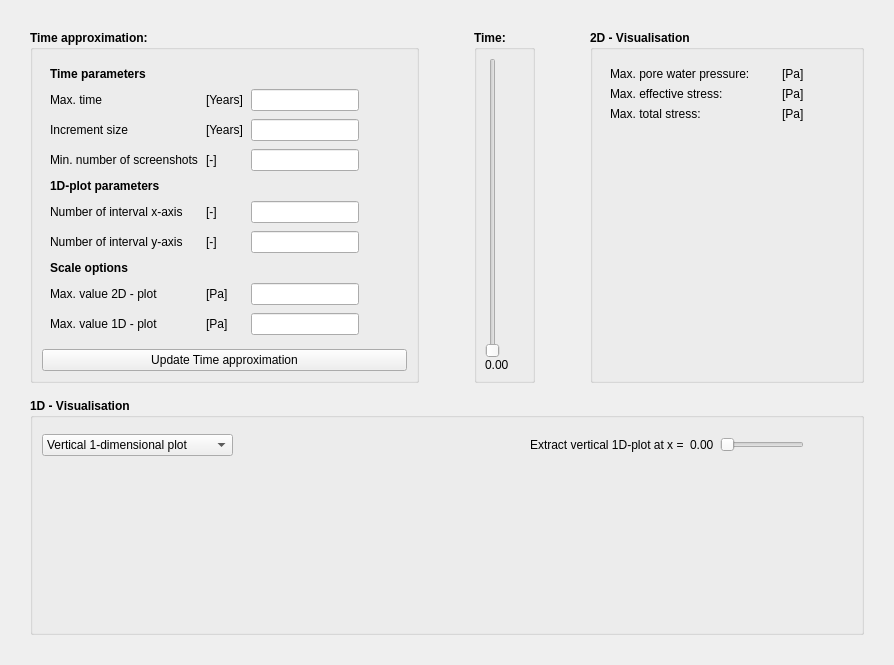
      <widget class="QWidget" name="tab_2">
       <attribute name="title">
        <string>Results</string>
       </attribute>
       <layout class="QVBoxLayout" name="verticalLayout_2" stretch="1,1">
        <property name="spacing">
         <number>15</number>
        </property>
        <property name="leftMargin">
         <number>30</number>
        </property>
        <property name="topMargin">
         <number>30</number>
        </property>
        <property name="rightMargin">
         <number>30</number>
        </property>
        <property name="bottomMargin">
         <number>30</number>
        </property>
        <item>
         <layout class="QHBoxLayout" name="horizontalLayout_5" stretch="0,0,0,0,5">
          <property name="leftMargin">
           <number>0</number>
          </property>
          <property name="topMargin">
           <number>0</number>
          </property>
          <property name="rightMargin">
           <number>0</number>
          </property>
          <property name="bottomMargin">
           <number>0</number>
          </property>
          <item>
           <widget class="QGroupBox" name="groupBox_4">
            <property name="font">
             <font>
              <weight>75</weight>
              <bold>true</bold>
             </font>
            </property>
            <property name="title">
             <string>Time approximation:</string>
            </property>
            <layout class="QVBoxLayout" name="verticalLayout_7">
             <item>
              <spacer name="verticalSpacer_9">
               <property name="orientation">
                <enum>Qt::Vertical</enum>
               </property>
               <property name="sizeHint" stdset="0">
                <size>
                 <width>20</width>
                 <height>40</height>
                </size>
               </property>
              </spacer>
             </item>
             <item>
              <layout class="QGridLayout" name="gridLayout_2">
               <property name="sizeConstraint">
                <enum>QLayout::SetMaximumSize</enum>
               </property>
               <property name="leftMargin">
                <number>8</number>
               </property>
               <property name="topMargin">
                <number>8</number>
               </property>
               <property name="rightMargin">
                <number>8</number>
               </property>
               <property name="bottomMargin">
                <number>8</number>
               </property>
               <property name="spacing">
                <number>8</number>
               </property>
               <item row="6" column="0">
                <widget class="QLabel" name="label_9">
                 <property name="font">
                  <font>
                   <weight>50</weight>
                   <bold>false</bold>
                  </font>
                 </property>
                 <property name="text">
                  <string>Number of interval x-axis</string>
                 </property>
                </widget>
               </item>
               <item row="5" column="0">
                <widget class="QLabel" name="label_5">
                 <property name="font">
                  <font>
                   <weight>75</weight>
                   <bold>true</bold>
                   <underline>false</underline>
                  </font>
                 </property>
                 <property name="text">
                  <string>1D-plot parameters</string>
                 </property>
                </widget>
               </item>
               <item row="7" column="0">
                <widget class="QLabel" name="label_3">
                 <property name="font">
                  <font>
                   <weight>50</weight>
                   <bold>false</bold>
                  </font>
                 </property>
                 <property name="text">
                  <string>Number of interval y-axis</string>
                 </property>
                </widget>
               </item>
               <item row="6" column="2">
                <widget class="QLineEdit" name="XnrEdit">
                 <property name="font">
                  <font>
                   <weight>50</weight>
                   <bold>false</bold>
                  </font>
                 </property>
                </widget>
               </item>
               <item row="7" column="2">
                <widget class="QLineEdit" name="YnrEdit">
                 <property name="font">
                  <font>
                   <weight>50</weight>
                   <bold>false</bold>
                  </font>
                 </property>
                </widget>
               </item>
               <item row="11" column="0">
                <widget class="QLabel" name="label_16">
                 <property name="font">
                  <font>
                   <weight>50</weight>
                   <bold>false</bold>
                  </font>
                 </property>
                 <property name="text">
                  <string>Max. value 1D - plot</string>
                 </property>
                </widget>
               </item>
               <item row="10" column="0">
                <widget class="QLabel" name="label_15">
                 <property name="font">
                  <font>
                   <weight>50</weight>
                   <bold>false</bold>
                  </font>
                 </property>
                 <property name="text">
                  <string>Max. value 2D - plot</string>
                 </property>
                </widget>
               </item>
               <item row="9" column="0">
                <widget class="QLabel" name="label_14">
                 <property name="font">
                  <font>
                   <weight>75</weight>
                   <bold>true</bold>
                   <underline>false</underline>
                  </font>
                 </property>
                 <property name="text">
                  <string>Scale options</string>
                 </property>
                </widget>
               </item>
               <item row="4" column="0">
                <spacer name="verticalSpacer_6">
                 <property name="orientation">
                  <enum>Qt::Vertical</enum>
                 </property>
                 <property name="sizeHint" stdset="0">
                  <size>
                   <width>20</width>
                   <height>40</height>
                  </size>
                 </property>
                </spacer>
               </item>
               <item row="3" column="1">
                <widget class="QLabel" name="label_22">
                 <property name="font">
                  <font>
                   <weight>50</weight>
                   <bold>false</bold>
                  </font>
                 </property>
                 <property name="text">
                  <string>[-]</string>
                 </property>
                </widget>
               </item>
               <item row="1" column="2">
                <widget class="QLineEdit" name="TEdit">
                 <property name="font">
                  <font>
                   <weight>50</weight>
                   <bold>false</bold>
                  </font>
                 </property>
                </widget>
               </item>
               <item row="3" column="2">
                <widget class="QLineEdit" name="TnrEdit">
                 <property name="font">
                  <font>
                   <weight>50</weight>
                   <bold>false</bold>
                  </font>
                 </property>
                </widget>
               </item>
               <item row="2" column="2">
                <widget class="QLineEdit" name="dtEdit">
                 <property name="font">
                  <font>
                   <weight>50</weight>
                   <bold>false</bold>
                  </font>
                 </property>
                </widget>
               </item>
               <item row="0" column="0">
                <widget class="QLabel" name="label_4">
                 <property name="font">
                  <font>
                   <weight>75</weight>
                   <bold>true</bold>
                   <underline>false</underline>
                  </font>
                 </property>
                 <property name="text">
                  <string>Time parameters</string>
                 </property>
                </widget>
               </item>
               <item row="1" column="3">
                <spacer name="horizontalSpacer_3">
                 <property name="orientation">
                  <enum>Qt::Horizontal</enum>
                 </property>
                 <property name="sizeHint" stdset="0">
                  <size>
                   <width>40</width>
                   <height>20</height>
                  </size>
                 </property>
                </spacer>
               </item>
               <item row="3" column="0">
                <widget class="QLabel" name="label_21">
                 <property name="font">
                  <font>
                   <weight>50</weight>
                   <bold>false</bold>
                  </font>
                 </property>
                 <property name="text">
                  <string>Min. number of screenshots</string>
                 </property>
                </widget>
               </item>
               <item row="2" column="0">
                <widget class="QLabel" name="label_25">
                 <property name="font">
                  <font>
                   <weight>50</weight>
                   <bold>false</bold>
                  </font>
                 </property>
                 <property name="text">
                  <string>Increment size</string>
                 </property>
                </widget>
               </item>
               <item row="2" column="1">
                <widget class="QLabel" name="label_24">
                 <property name="font">
                  <font>
                   <weight>50</weight>
                   <bold>false</bold>
                  </font>
                 </property>
                 <property name="text">
                  <string>[Years]</string>
                 </property>
                </widget>
               </item>
               <item row="1" column="1">
                <widget class="QLabel" name="label_18">
                 <property name="font">
                  <font>
                   <weight>50</weight>
                   <bold>false</bold>
                  </font>
                 </property>
                 <property name="text">
                  <string>[Years]</string>
                 </property>
                </widget>
               </item>
               <item row="1" column="0">
                <widget class="QLabel" name="label_20">
                 <property name="font">
                  <font>
                   <weight>50</weight>
                   <bold>false</bold>
                  </font>
                 </property>
                 <property name="text">
                  <string>Max. time</string>
                 </property>
                </widget>
               </item>
               <item row="10" column="2">
                <widget class="QLineEdit" name="max2d">
                 <property name="font">
                  <font>
                   <weight>50</weight>
                   <bold>false</bold>
                  </font>
                 </property>
                </widget>
               </item>
               <item row="11" column="2">
                <widget class="QLineEdit" name="max1D">
                 <property name="font">
                  <font>
                   <weight>50</weight>
                   <bold>false</bold>
                  </font>
                 </property>
                </widget>
               </item>
               <item row="8" column="0">
                <spacer name="verticalSpacer_7">
                 <property name="orientation">
                  <enum>Qt::Vertical</enum>
                 </property>
                 <property name="sizeHint" stdset="0">
                  <size>
                   <width>20</width>
                   <height>40</height>
                  </size>
                 </property>
                </spacer>
               </item>
               <item row="6" column="1">
                <widget class="QLabel" name="label_7">
                 <property name="font">
                  <font>
                   <weight>50</weight>
                   <bold>false</bold>
                  </font>
                 </property>
                 <property name="text">
                  <string>[-]</string>
                 </property>
                </widget>
               </item>
               <item row="7" column="1">
                <widget class="QLabel" name="label_8">
                 <property name="font">
                  <font>
                   <weight>50</weight>
                   <bold>false</bold>
                  </font>
                 </property>
                 <property name="text">
                  <string>[-]</string>
                 </property>
                </widget>
               </item>
               <item row="10" column="1">
                <widget class="QLabel" name="label_10">
                 <property name="font">
                  <font>
                   <weight>50</weight>
                   <bold>false</bold>
                  </font>
                 </property>
                 <property name="text">
                  <string>[Pa]</string>
                 </property>
                </widget>
               </item>
               <item row="11" column="1">
                <widget class="QLabel" name="label_12">
                 <property name="font">
                  <font>
                   <weight>50</weight>
                   <bold>false</bold>
                  </font>
                 </property>
                 <property name="text">
                  <string>[Pa]</string>
                 </property>
                </widget>
               </item>
              </layout>
             </item>
             <item>
              <spacer name="verticalSpacer_8">
               <property name="orientation">
                <enum>Qt::Vertical</enum>
               </property>
               <property name="sizeHint" stdset="0">
                <size>
                 <width>20</width>
                 <height>40</height>
                </size>
               </property>
              </spacer>
             </item>
             <item>
              <widget class="QPushButton" name="updateTime">
               <property name="font">
                <font>
                 <weight>50</weight>
                 <bold>false</bold>
                </font>
               </property>
               <property name="text">
                <string>Update Time approximation</string>
               </property>
              </widget>
             </item>
            </layout>
           </widget>
          </item>
          <item>
           <spacer name="horizontalSpacer_9">
            <property name="orientation">
             <enum>Qt::Horizontal</enum>
            </property>
            <property name="sizeHint" stdset="0">
             <size>
              <width>40</width>
              <height>20</height>
             </size>
            </property>
           </spacer>
          </item>
          <item>
           <widget class="QGroupBox" name="groupBox_3">
            <property name="font">
             <font>
              <weight>75</weight>
              <bold>true</bold>
             </font>
            </property>
            <property name="title">
             <string>Time:</string>
            </property>
            <layout class="QVBoxLayout" name="verticalLayout_8">
             <property name="spacing">
              <number>0</number>
             </property>
             <property name="leftMargin">
              <number>8</number>
             </property>
             <property name="topMargin">
              <number>8</number>
             </property>
             <property name="rightMargin">
              <number>8</number>
             </property>
             <property name="bottomMargin">
              <number>8</number>
             </property>
             <item>
              <widget class="QSlider" name="timeSlider">
               <property name="orientation">
                <enum>Qt::Vertical</enum>
               </property>
              </widget>
             </item>
             <item>
              <widget class="QLabel" name="timelabel">
               <property name="font">
                <font>
                 <weight>50</weight>
                 <bold>false</bold>
                </font>
               </property>
               <property name="text">
                <string>0.00</string>
               </property>
              </widget>
             </item>
            </layout>
           </widget>
          </item>
          <item>
           <spacer name="horizontalSpacer_4">
            <property name="orientation">
             <enum>Qt::Horizontal</enum>
            </property>
            <property name="sizeHint" stdset="0">
             <size>
              <width>40</width>
              <height>20</height>
             </size>
            </property>
           </spacer>
          </item>
          <item>
           <widget class="QGroupBox" name="groupBox_2">
            <property name="font">
             <font>
              <weight>75</weight>
              <bold>true</bold>
             </font>
            </property>
            <property name="title">
             <string>2D - Visualisation</string>
            </property>
            <layout class="QHBoxLayout" name="horizontalLayout_3" stretch="2,0,4">
             <item>
              <layout class="QGridLayout" name="gridLayout_4">
               <property name="leftMargin">
                <number>8</number>
               </property>
               <property name="topMargin">
                <number>8</number>
               </property>
               <property name="rightMargin">
                <number>8</number>
               </property>
               <property name="bottomMargin">
                <number>8</number>
               </property>
               <item row="0" column="0">
                <widget class="QLabel" name="label_26">
                 <property name="font">
                  <font>
                   <weight>50</weight>
                   <bold>false</bold>
                   <underline>false</underline>
                  </font>
                 </property>
                 <property name="text">
                  <string>Max. pore water pressure:</string>
                 </property>
                </widget>
               </item>
               <item row="2" column="1">
                <widget class="QLabel" name="maxeff">
                 <property name="text">
                  <string/>
                 </property>
                </widget>
               </item>
               <item row="0" column="2">
                <widget class="QLabel" name="label_27">
                 <property name="font">
                  <font>
                   <weight>50</weight>
                   <bold>false</bold>
                  </font>
                 </property>
                 <property name="text">
                  <string>[Pa]</string>
                 </property>
                </widget>
               </item>
               <item row="2" column="2">
                <widget class="QLabel" name="label_29">
                 <property name="font">
                  <font>
                   <weight>50</weight>
                   <bold>false</bold>
                  </font>
                 </property>
                 <property name="text">
                  <string>[Pa]</string>
                 </property>
                </widget>
               </item>
               <item row="3" column="1">
                <widget class="QLabel" name="maxtot">
                 <property name="text">
                  <string/>
                 </property>
                </widget>
               </item>
               <item row="3" column="2">
                <widget class="QLabel" name="label_31">
                 <property name="font">
                  <font>
                   <weight>50</weight>
                   <bold>false</bold>
                  </font>
                 </property>
                 <property name="text">
                  <string>[Pa]</string>
                 </property>
                </widget>
               </item>
               <item row="0" column="1">
                <widget class="QLabel" name="maxu">
                 <property name="text">
                  <string/>
                 </property>
                </widget>
               </item>
               <item row="2" column="0">
                <widget class="QLabel" name="label_28">
                 <property name="font">
                  <font>
                   <weight>50</weight>
                   <bold>false</bold>
                   <underline>false</underline>
                  </font>
                 </property>
                 <property name="text">
                  <string>Max. effective stress:</string>
                 </property>
                </widget>
               </item>
               <item row="3" column="0">
                <widget class="QLabel" name="label_30">
                 <property name="font">
                  <font>
                   <weight>50</weight>
                   <bold>false</bold>
                   <underline>false</underline>
                  </font>
                 </property>
                 <property name="text">
                  <string>Max. total stress:</string>
                 </property>
                </widget>
               </item>
               <item row="4" column="1">
                <spacer name="verticalSpacer_3">
                 <property name="orientation">
                  <enum>Qt::Vertical</enum>
                 </property>
                 <property name="sizeHint" stdset="0">
                  <size>
                   <width>20</width>
                   <height>40</height>
                  </size>
                 </property>
                </spacer>
               </item>
              </layout>
             </item>
             <item>
              <spacer name="horizontalSpacer">
               <property name="orientation">
                <enum>Qt::Horizontal</enum>
               </property>
               <property name="sizeHint" stdset="0">
                <size>
                 <width>40</width>
                 <height>20</height>
                </size>
               </property>
              </spacer>
             </item>
             <item>
              <layout class="QVBoxLayout" name="resLayout1">
               <property name="sizeConstraint">
                <enum>QLayout::SetNoConstraint</enum>
               </property>
              </layout>
             </item>
            </layout>
           </widget>
          </item>
         </layout>
        </item>
        <item>
         <widget class="QGroupBox" name="groupBox">
          <property name="font">
           <font>
            <weight>75</weight>
            <bold>true</bold>
           </font>
          </property>
          <property name="title">
           <string>1D - Visualisation</string>
          </property>
          <property name="flat">
           <bool>false</bool>
          </property>
          <property name="checkable">
           <bool>false</bool>
          </property>
          <layout class="QVBoxLayout" name="verticalLayout_4" stretch="0,1">
           <item>
            <layout class="QHBoxLayout" name="horizontalLayout">
             <item>
              <widget class="QComboBox" name="comboBox">
               <property name="font">
                <font>
                 <weight>50</weight>
                 <bold>false</bold>
                </font>
               </property>
               <item>
                <property name="text">
                 <string>Vertical 1-dimensional plot</string>
                </property>
               </item>
               <item>
                <property name="text">
                 <string>Horisontal 1-dimensional plot</string>
                </property>
               </item>
              </widget>
             </item>
             <item>
              <spacer name="horizontalSpacer_8">
               <property name="orientation">
                <enum>Qt::Horizontal</enum>
               </property>
               <property name="sizeHint" stdset="0">
                <size>
                 <width>40</width>
                 <height>20</height>
                </size>
               </property>
              </spacer>
             </item>
             <item>
              <layout class="QHBoxLayout" name="horizontalLayout_4">
               <property name="leftMargin">
                <number>8</number>
               </property>
               <property name="topMargin">
                <number>8</number>
               </property>
               <property name="rightMargin">
                <number>8</number>
               </property>
               <property name="bottomMargin">
                <number>8</number>
               </property>
               <item>
                <widget class="QLabel" name="combolabel">
                 <property name="font">
                  <font>
                   <weight>50</weight>
                   <bold>false</bold>
                   <underline>false</underline>
                  </font>
                 </property>
                 <property name="text">
                  <string>Extract vertical 1D-plot at x =</string>
                 </property>
                </widget>
               </item>
               <item>
                <widget class="QLabel" name="locallabel">
                 <property name="font">
                  <font>
                   <weight>50</weight>
                   <bold>false</bold>
                  </font>
                 </property>
                 <property name="text">
                  <string>0.00</string>
                 </property>
                </widget>
               </item>
               <item>
                <widget class="QSlider" name="localSlider">
                 <property name="orientation">
                  <enum>Qt::Horizontal</enum>
                 </property>
                </widget>
               </item>
               <item>
                <spacer name="horizontalSpacer_5">
                 <property name="orientation">
                  <enum>Qt::Horizontal</enum>
                 </property>
                 <property name="sizeHint" stdset="0">
                  <size>
                   <width>40</width>
                   <height>20</height>
                  </size>
                 </property>
                </spacer>
               </item>
              </layout>
             </item>
            </layout>
           </item>
           <item>
            <layout class="QHBoxLayout" name="resLayout2"/>
           </item>
          </layout>
         </widget>
        </item>
       </layout>
      </widget>
